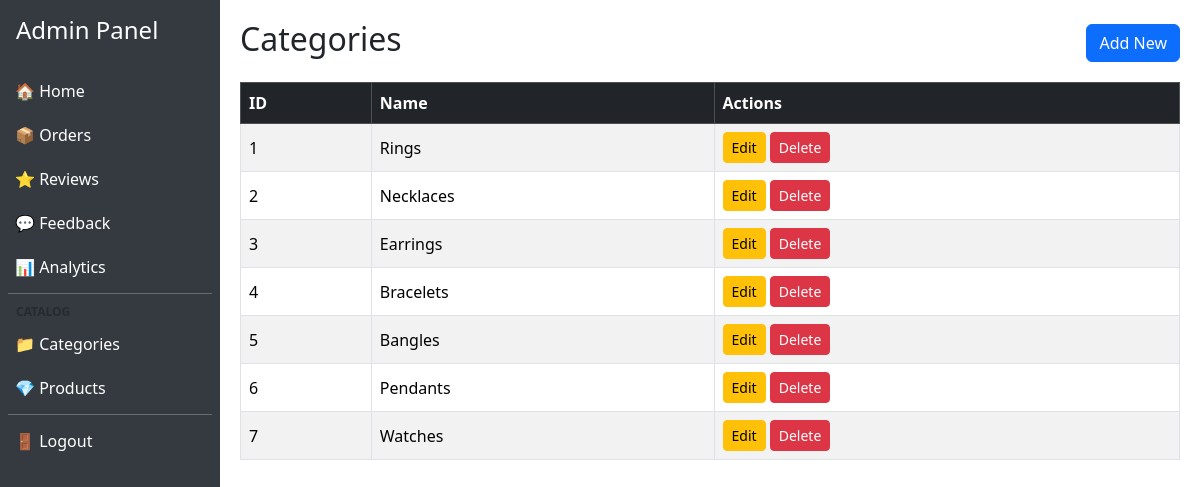
Screenshot of /dashboard/categories/ (signed in) with the database file from the repository.
### store/models.py (models this page shows, shortened)
class Category(models.Model):
    name = models.CharField(max_length=100)

### dashboard/views.py (the view)
# urls.py: path("categories/", views.category_list, name="dashboard_category_list"),
@staff_required
def category_list(request):
    items = Category.objects.all()
    return render(request, "dashboard/catalog_list.html", {"title": "Categories", "items": items, "type": "category"})

### dashboard/views.py (called while the page is built)
def staff_required(view_func):
    return user_passes_test(lambda u: u.is_staff)(view_func)

### dashboard/templates/dashboard/catalog_list.html (shortened to what this page needs)
{% extends "dashboard/dashboard_base.html" %}
{% block content %}
<div class="d-flex justify-content-between align-items-center mb-3">
    <h2>{{ title }}</h2>
    <a href="{% url 'dashboard_'|add:type|add:'_create' %}" class="btn btn-primary">Add New</a>
</div>
<div class="table-responsive">
    <table class="table table-striped table-bordered align-middle">
        <thead class="table-dark">
            <tr>
                <th>ID</th>
                <th>Name</th>
                <th>Actions</th>
            </tr>
        </thead>
        <tbody>
            {% for item in items %}
            <tr>
                <td>{{ item.id }}</td>
                <td>{{ item.name }}</td>
                <td>
                    <a href="{% url 'dashboard_'|add:type|add:'_edit' item.id %}" class="btn btn-sm btn-warning">Edit</a>
                    <a href="{% url 'dashboard_'|add:type|add:'_delete' item.id %}" class="btn btn-sm btn-danger">Delete</a>
                </td>
            </tr>
            {% empty %}
            <tr>
                <td colspan="{% if type == 'product' %}5{% else %}3{% endif %}" class="text-center">No {{ title|lower }} found.</td>
            </tr>
            {% endfor %}
        </tbody>
    </table>
</div>
{% endblock %}

### dashboard/templates/dashboard/dashboard_base.html (style rules this page uses)
body { display: flex; min-height: 100vh; }

### rows the page displays
Category: id "1", name "Rings"
Category: id "2", name "Necklaces"
Category: id "3", name "Earrings"
Category: id "4", name "Bracelets"
Category: id "5", name "Bangles"
Category: id "6", name "Pendants"
Category: id "7", name "Watches"

### other values shown
{{ title }} "Categories"
